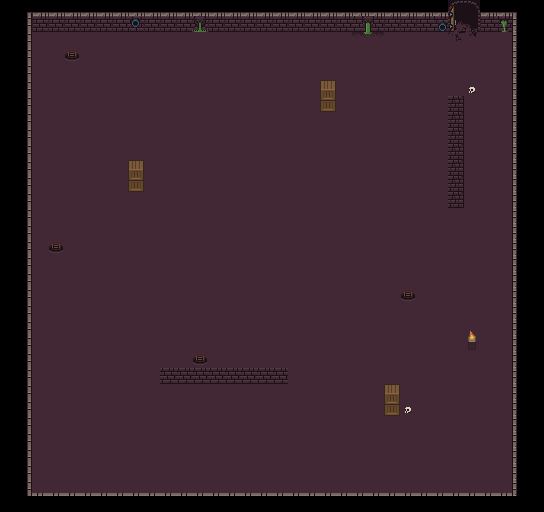

A level layout from a 2D game, rendered from its tile map. Below: a short description, then the map file with tile-grid data replaced by summaries:
An orthogonal 34x32 tile map with 16x16 px tiles, 3 tile layers (Background, Ground, Obstacle) and 7 objects (5x monster, player, playerbounds).

<map version="1.10" tiledversion="1.10.1" orientation="orthogonal" renderorder="right-down" width="34" height="32" tilewidth="16" tileheight="16" infinite="0" nextlayerid="6" nextobjectid="17">
 <editorsettings>
  <export target="demo_map2.json" format="json" />
 </editorsettings>
 <tileset firstgid="1" name="dirt_dungeon_tileset" tilewidth="16" tileheight="16" tilecount="180" columns="20">
  <image source="../dirt_dungeon_tileset.png" width="320" height="144" />
 </tileset>
 <layer id="1" name="Background" width="34" height="32">
  <data>[1088 cells, 902 non-empty, 2 distinct tile ids]</data>
 </layer>
 <layer id="2" name="Ground" width="34" height="32">
  <data>[1088 cells, 12 non-empty, 8 distinct tile ids]</data>
 </layer>
 <layer id="3" name="Obstacle" width="34" height="32">
  <data>[1088 cells, 238 non-empty, 24 distinct tile ids]</data>
 </layer>
 <objectgroup id="4" name="SpawnPoints">
  <object id="1" type="monster" x="465" y="30.5">
   <point />
  </object>
  <object id="8" type="player" x="482.5" y="463.5">
   <point />
  </object>
  <object id="12" type="monster" x="200.333" y="360.667">
   <point />
  </object>
  <object id="14" type="monster" x="56.5" y="248.5">
   <point />
  </object>
  <object id="15" type="monster" x="72" y="56">
   <point />
  </object>
  <object id="16" type="monster" x="408" y="296.5">
   <point />
  </object>
 </objectgroup>
 <objectgroup id="5" name="WorldBounds" visible="0" locked="1">
  <object id="9" type="playerbounds" x="24" y="24" width="496" height="477" />
 </objectgroup>
</map>
